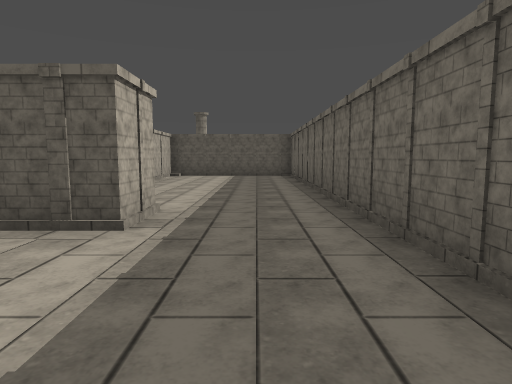
view 1 (above)

16 first-person views from a walk through a level from a Godot 3-D game. The camera is 1.5 m above the floor, tilts 6° down and sees 75° across. The floor is counted in squares, 2 m on a side. Each view is taken from the middle of a square. On the plan, view 1 faces up. The plan holds only what a view shows up to about 11 squares ahead; the rest is blank. Characters and animated objects are left out.

view 2
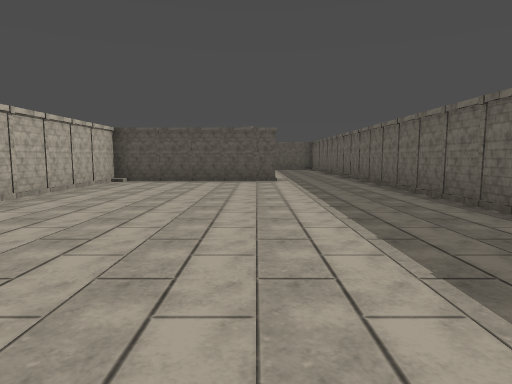

view 3
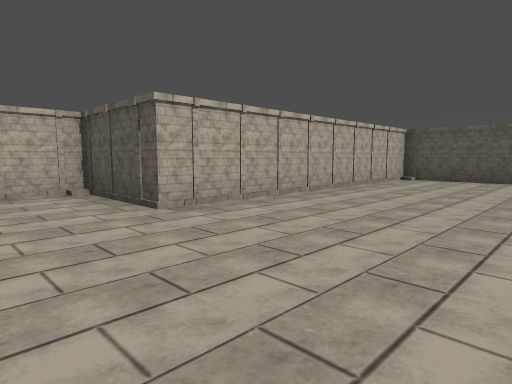

view 4
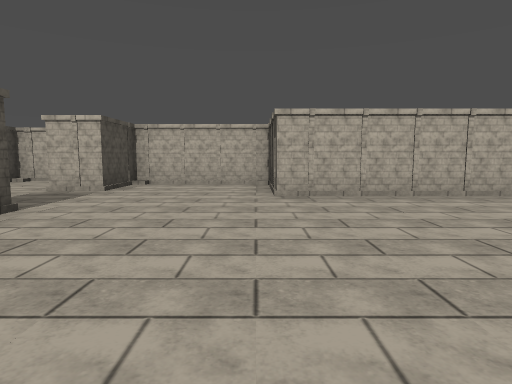

view 5
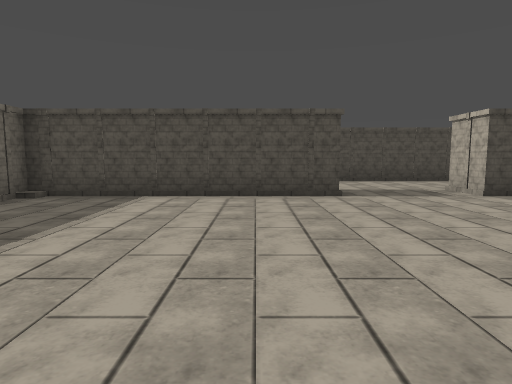

view 6
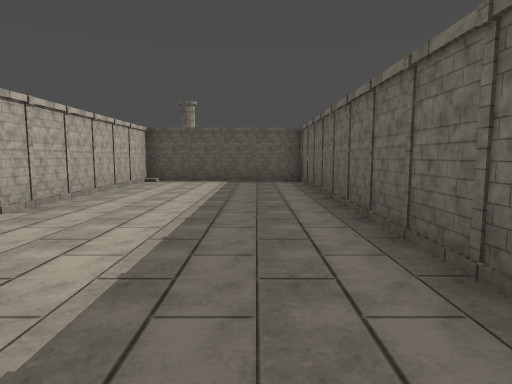

view 7
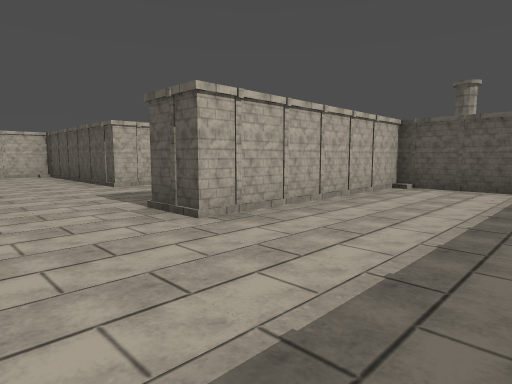

view 8
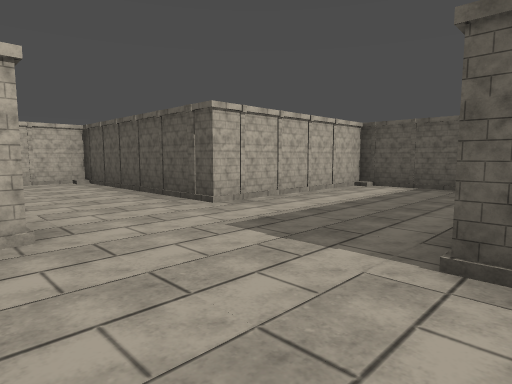

view 9
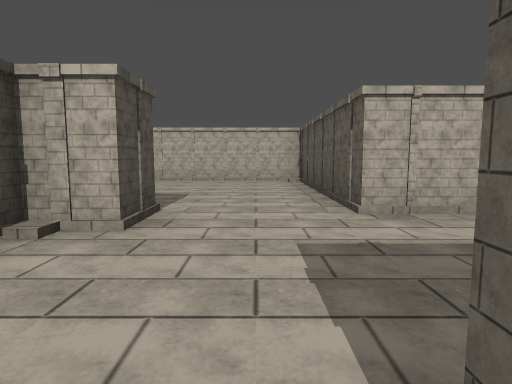

view 10
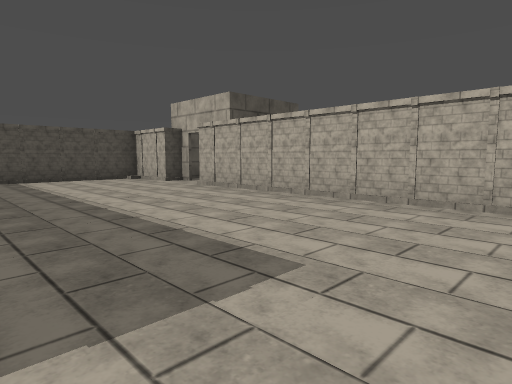

view 11
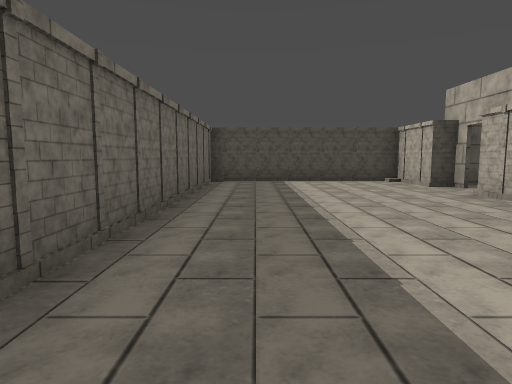

view 12
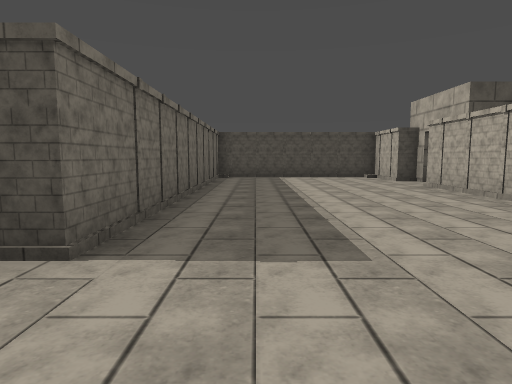

view 13
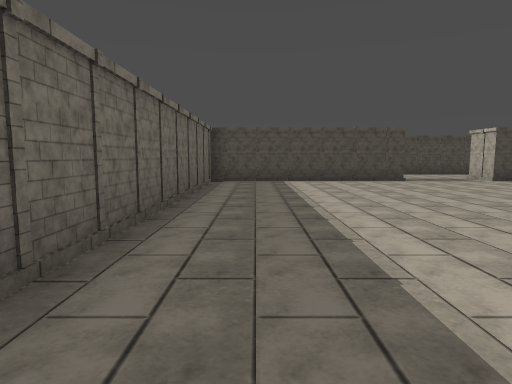

view 14
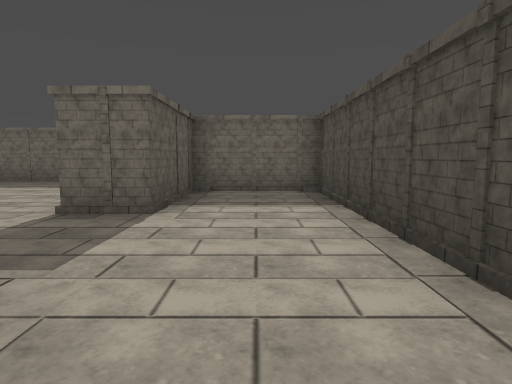

view 15
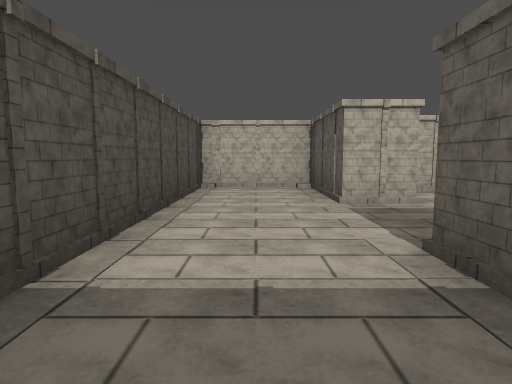

view 16
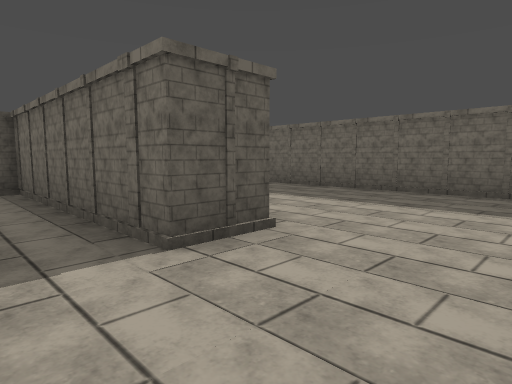

### Floor plan
Points are (right, up) in squares from view 1. A wall is a line through its corners. A room is listed if a view was taken in it or the views show most of it. See-through windows are left out.
Room 1 (views 1, 2, 3, 4, 5, 6, 7, 8, 9, 10, 11, 12, 13, 14, 15, 16)
walls: (-1.4, 4.6) (-1.4, 3.4) (-6.4, 3.4) (-6.4, -5.6) (-9.4, -5.6) (-9.4, -9.4) (-7.4, -9.4) (-7.4, -10.6) (-10.4, -10.6) (-10.4, -13.4) (-1.6, -13.4) (-1.6, -10.6) (-4.6, -10.6) (-4.6, -9.4) (1.4, -9.4) (1.4, 13.4) (-3.4, 13.4) (-3.4, 7.4) (-4.6, 7.4) (-4.6, 13.4) (-8.4, 13.4) (-8.4, 8.4) (-14.4, 8.4) (-14.4, -0.6); (-14.4, -2.4) (-14.4, -4.4) (-8.6, -4.4) (-8.6, 5.6) (-7.4, 5.6) (-7.4, 4.6) (-7, 4.6); (-15, -1.9) (-15, -2.4)
ways out: gap at (-15, -1.5)

Positions as (right, up) in squares from view 1, and headings:
1: (0, 0), facing up
2: (-2, -7), facing up
3: (-2, -8), facing up-left
4: (0, -6), facing left
5: (-3, -3), facing down
6: (0, 3), facing up
7: (0, 5), facing up-left
8: (-4, 5), facing up-left
9: (-4, 7), facing left
10: (-9, 7), facing down-left
11: (-10, 6), facing down
12: (-10, 8), facing down
13: (0, 1), facing down
14: (-9, -12), facing right
15: (-2, -12), facing left
16: (-6, 5), facing up-right
